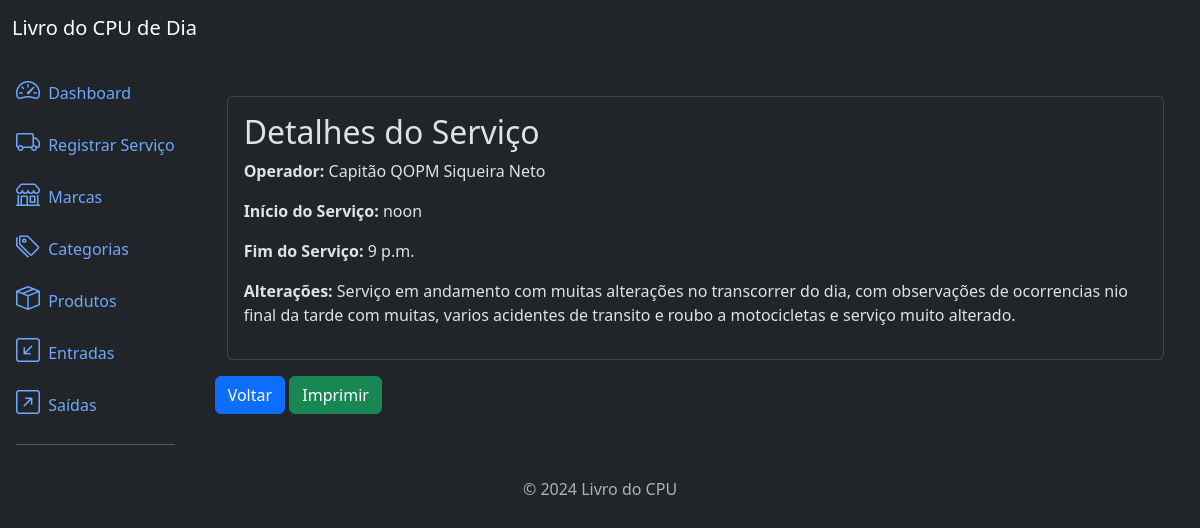
/core/servicos/5/, run on the app's committed database.
### core/models.py (models this page shows)
class ServicoInterno(models.Model):
    operador = models.CharField(max_length=100)
    horario_inicio = models.TimeField()
    horario_fim = models.TimeField()
    alteracao = models.TextField(blank=True)

### core/views.py (the view)
# urls.py: path('servicos/<int:pk>/', views.ServicoInternoDetailView.as_view(), name='servicointerno_detail'),  # Detalhes
class ServicoInternoDetailView(DetailView):
    model = ServicoInterno
    template_name = 'core/servico_detail.html'
    context_object_name = 'servicointerno'

### core/templates/core/servico_detail.html (shortened to what this page needs)
{% extends 'base.html' %}
{% block content %}
<div>
    <div class="container mt-4">
        <div class="card">
            <div class="card-body">
            <h2>Detalhes do Serviço</h2>
            <p><strong>Operador:</strong> {{ servicointerno.operador }}</p>
            <p><strong>Início do Serviço:</strong> {{ servicointerno.horario_inicio }}</p>
            <p><strong>Fim do Serviço:</strong> {{ servicointerno.horario_fim }}</p>
            <p><strong>Alterações:</strong> {{ servicointerno.alteracao }}</p>
            </div>
        </div>
    </div>
    <div>
        <a href="{% url 'servico_list' %}" class="btn btn-primary mt-3">Voltar</a>
        <a href="{% url 'gerar_relatorio_pdf' servicointerno.id %}" class="btn btn-success btn-printer mt-3">Imprimir </a>
    </div>
{% endblock %}

### data on the page
ServicoInterno: operador "Capitão QOPM Siqueira Neto", horario_inicio "noon", horario_fim "9 p.m.", alteracao "Serviço em andamento com muitas alterações no transcorrer do dia, com observações de ocorrencias nio final da tarde com muitas, varios acidentes de transito e roubo a motocicletas e serviço muito alterado."
